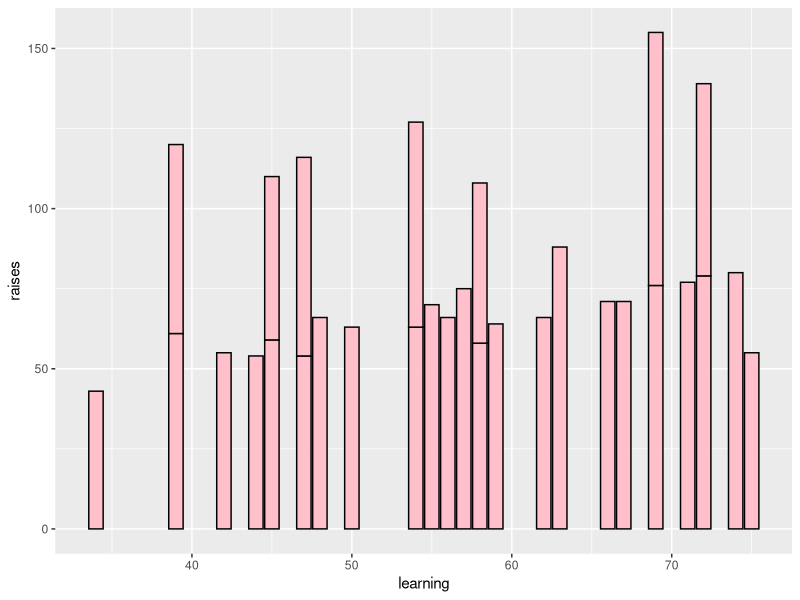

Reproduce this figure in R.
library(ggplot2)

ggplot(data=attitude, aes(x=learning, y=raises)) + geom_bar(stat="identity", fill="pink", colour="black")

